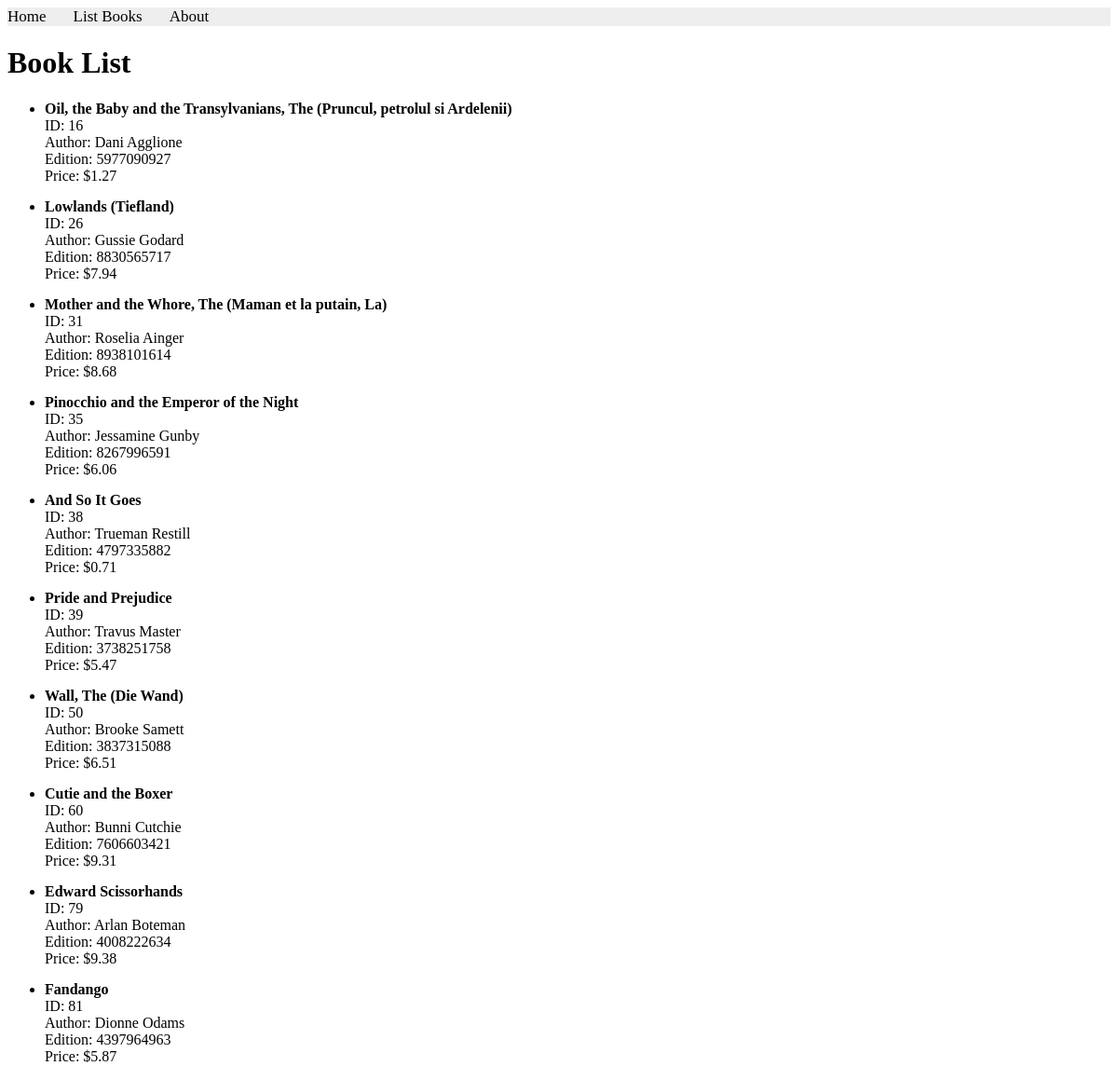
The app's page /books/complex/query/, older data.
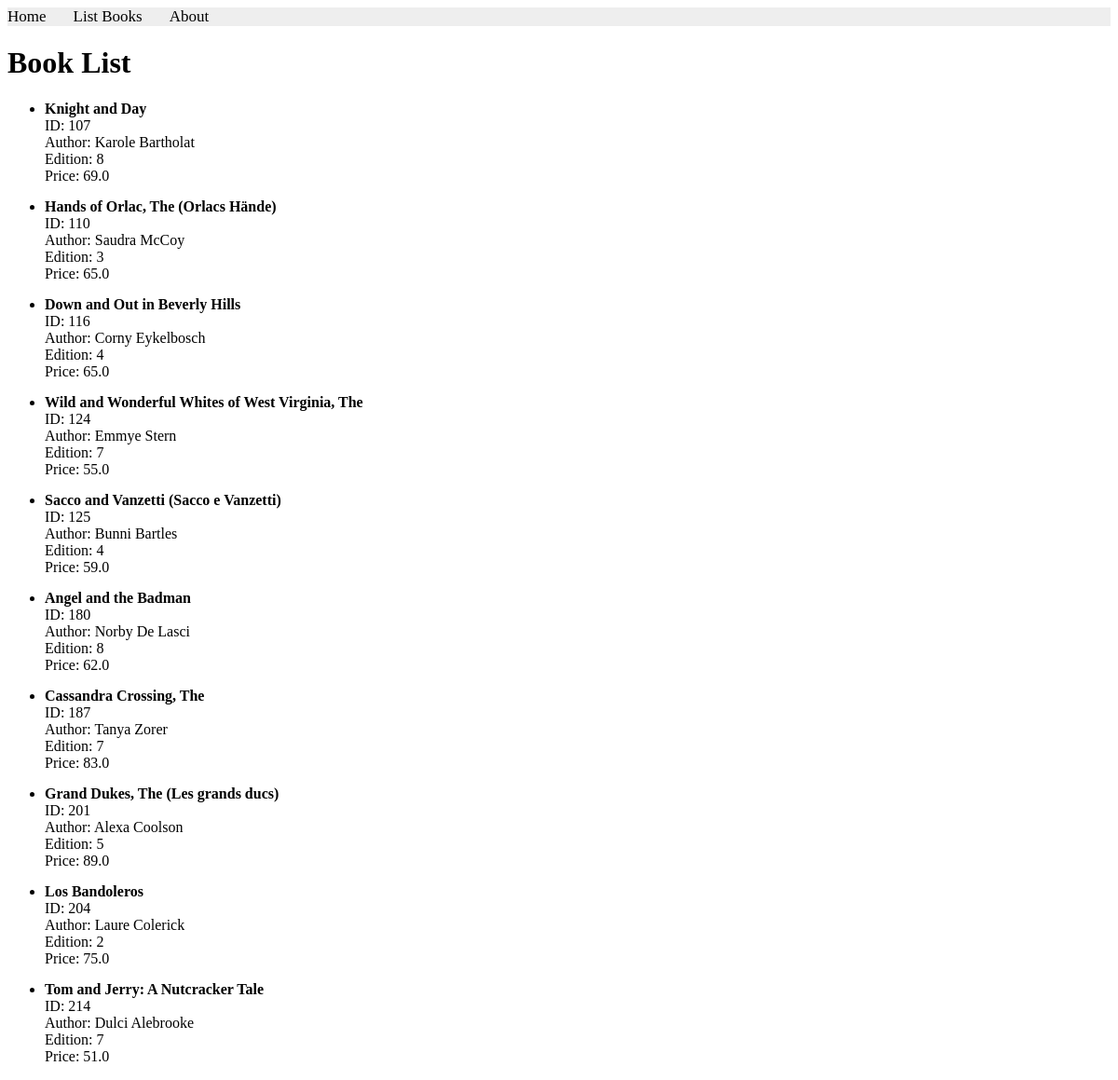
The same page, newer data.
### apps/bookmodule/models.py (models this page shows)
class Book(models.Model):
    title = models.CharField(max_length = 50)
    author = models.CharField(max_length = 50)
    price = models.FloatField(default = 0.0)
    edition = models.SmallIntegerField(default = 1)

### apps/bookmodule/views.py (the view)
# urls.py: path('complex/query/', views.complex_query, name="books.complex_query"),
def complex_query(request):
    mybooks=Book.objects.filter(author__isnull = False).filter(title__icontains='and').filter(edition__gte = 2).exclude(price__lte = 50)[:10]
    if len(mybooks)>=1:
        return render(request, 'bookmodule/bookList.html', {'books':mybooks})
    else:
        return render(request, 'bookmodule/index.html')

### apps/templates/bookmodule/bookList.html (shortened to what this page needs)
{% extends "bookmodule/layouts/base.html" %}
{% block content %}
<h1>Book List</h1>
    {% if books %}
        <ul>
            {% for book in books %}
                <li>
                    <strong>{{ book.title }}</strong><br>
                    ID: {{ book.id }}<br>
                    Author: {{ book.author }}<br>
                    Edition: {{ book.edition }}<br>
                    Price: {{ book.price }}<br>
                </li>
            {% endfor %}
        </ul>
    {% else %}
        <p>No books found matching your criteria.</p>
    {% endif %}
{% endblock content %}

Row changes from the older to the newer data that the page shows:
no longer on this page (row edited): Book: title "Oil, the Baby and the Transylvanians, The (Pruncul, petrolul si Ardelenii)", id "16", author "Dani Agglione", edition "5977090927", price "$1.27"
no longer on this page (row edited): Book: title "Lowlands (Tiefland)", id "26", author "Gussie Godard", edition "8830565717", price "$7.94"
no longer on this page (row edited): Book: title "Mother and the Whore, The (Maman et la putain, La)", id "31", author "Roselia Ainger", edition "8938101614", price "$8.68"
no longer on this page (row edited): Book: title "Pinocchio and the Emperor of the Night", id "35", author "Jessamine Gunby", edition "8267996591", price "$6.06"
no longer on this page (row edited): Book: title "And So It Goes", id "38", author "Trueman Restill", edition "4797335882", price "$0.71"
no longer on this page (row edited): Book: title "Pride and Prejudice", id "39", author "Travus Master", edition "3738251758", price "$5.47"
no longer on this page (row edited): Book: title "Wall, The (Die Wand)", id "50", author "Brooke Samett", edition "3837315088", price "$6.51"
no longer on this page (row edited): Book: title "Cutie and the Boxer", id "60", author "Bunni Cutchie", edition "7606603421", price "$9.31"
no longer on this page (row edited): Book: title "Edward Scissorhands", id "79", author "Arlan Boteman", edition "4008222634", price "$9.38"
no longer on this page (row edited): Book: title "Fandango", id "81", author "Dionne Odams", edition "4397964963", price "$5.87"
now on this page (row edited): Book: title "Knight and Day", id "107", author "Karole Bartholat", edition "8", price "69.0"
now on this page (row edited): Book: title "Hands of Orlac, The (Orlacs Hände)", id "110", author "Saudra McCoy", edition "3", price "65.0"
now on this page (row edited): Book: title "Down and Out in Beverly Hills", id "116", author "Corny Eykelbosch", edition "4", price "65.0"
now on this page (row edited): Book: title "Wild and Wonderful Whites of West Virginia, The", id "124", author "Emmye Stern", edition "7", price "55.0"
now on this page (row edited): Book: title "Sacco and Vanzetti (Sacco e Vanzetti)", id "125", author "Bunni Bartles", edition "4", price "59.0"
now on this page (row edited): Book: title "Angel and the Badman", id "180", author "Norby De Lasci", edition "8", price "62.0"
now on this page (row edited): Book: title "Cassandra Crossing, The", id "187", author "Tanya Zorer", edition "7", price "83.0"
now on this page (row edited): Book: title "Grand Dukes, The (Les grands ducs)", id "201", author "Alexa Coolson", edition "5", price "89.0"
now on this page (row edited): Book: title "Los Bandoleros", id "204", author "Laure Colerick", edition "2", price "75.0"
now on this page (row edited): Book: title "Tom and Jerry: A Nutcracker Tale", id "214", author "Dulci Alebrooke", edition "7", price "51.0"
